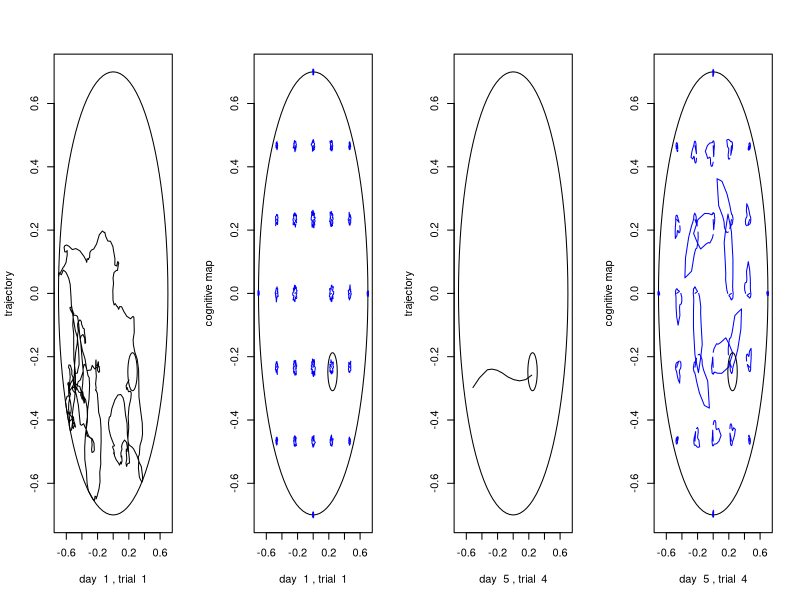

R code for this plot:
run_trial <- function(weights0, Wmult, sigma_dc, sigma_ac, DC, Vdecay, ac_const, beta, etdecay, lrate, discf, noise, platform_x, platform_y, starting_x, starting_y, speed, wall_pun)
{
  # FIXED PARAMETERS OF THE EXPERIMENT
  
  pool_diameter <- 1.4 #Maze diameter in metres (m)
  platform_radius <- 0.06 #Platform radius
  
  N_dc <- 10 #Population of distance cells
  N_ac <- 36 #Population of action cells
  which <- 0
  
  dist <- 0
  wall_zone <- 0
  quadrants <- c(0,0,0,0) #Percentage spent on each quadrant
  
  weights <- weights0 #Initialize modifiable weights
  
  el_tr <- matrix(rep(0, N_dc*N_ac), nrow = N_dc) #Initialize eligibility traces matrix
  
  #Initialize trajectories
  track_x <- starting_x #Current position of trajectory is equal to the starting location of the animal
  track_y <- starting_y
  vel_x <- 0
  vel_y <- 0
  
  # NAVIGATION LOOP
  while ((track_x[length(track_x)] - platform_x)^2 + (track_y[length(track_y)] - platform_y)^2 > platform_radius^2)
  {
    weights <- weights*(1-noise) + matrix(runif(N_dc*N_ac), nrow = N_dc)*Wmult*noise
    
    #current distance to the wall
    dist.to.wall = pool_diameter/2-sqrt(track_x[length(track_x)]^2+track_y[length(track_y)]^2)
    
    #Calculate DC activation
    DC_activation <- rep(0, N_dc)
    for (i in 1:N_dc){
      DC_activation[i] <- exp(-(dist.to.wall -DC[i])^2/(2*sigma_dc^2))
    }
    
    #Calculate AC activation (i.e. value of the action, Q)
    if (length(track_x) > 1){
      prevQ <- AC_activation[which] #Displays the Q value before movement
    }
    
    AC_activation <- DC_activation %*% weights
    
    #Make an action
    ACsel <- AC_activation^beta
    ACsel <- ACsel / sum(ACsel)
    ASrand <- runif(1)
    which <- 1
    ASsum <- ACsel[1]
    while (which < N_ac && ASsum < ASrand){
      which <- which + 1
      ASsum <- ASsum + ACsel[which]
    }
    
    #Eligibility traces
    el_tr <- el_tr * etdecay
    
    for (j in 1:N_ac){
      itmp <- min(abs(j-which), N_ac-abs(j-which))
      actgaus <- exp(-(itmp*itmp)/(2*sigma_ac*sigma_ac))
      el_tr[,j] <- el_tr[,j] + actgaus*AC_activation[j]*t(t(DC_activation))
    }
    
    #moving direction
    # dir_x = 
    if(track_x[length(track_x)]>=0){
      central.angle = atan(track_y[length(track_y)]/(track_x[length(track_x)]))
    } else {
      central.angle = pi+atan(track_y[length(track_y)]/(track_x[length(track_x)]))
    }
    moving.dir = pi+central.angle+which/N_ac*2*pi
    
    
    
    vel_x = c(vel_x, (vel_x[length(vel_x)]+ac_const*cos(moving.dir))*Vdecay)
    vel_y = c(vel_y, (vel_y[length(vel_y)]+ac_const*sin(moving.dir))*Vdecay)
    #velocity per time step (not second)
    track_x = c(track_x, track_x[length(track_x)]+vel_x[length(vel_x)])
    track_y = c(track_y, track_y[length(track_y)]+vel_y[length(vel_y)])
    
    #Check if not out of bounds, reset location & speed if so
    if (track_x[length(track_x)]^2 + track_y[length(track_y)]^2 > (pool_diameter/2)^2)
    {
      ratio = (track_x[length(track_x)]^2 + track_y[length(track_y)]^2)/((pool_diameter/2)^2)
      track_x[length(track_x)] = track_x[length(track_x)]/sqrt(ratio)
      track_y[length(track_y)] = track_y[length(track_y)]/sqrt(ratio)
      vel_x[length(vel_x)] = track_x[length(track_x)] - track_x[length(track_x)-1]
      vel_y[length(vel_y)] = track_y[length(track_y)] - track_y[length(track_y)-1]
    }
    
    
    if (length(track_x) > 2)
    { if ((track_x[length(track_x)]  - platform_x)^2 + (track_y[length(track_y)]  - platform_y)^2 < platform_radius^2)
    { rew = 10 } #found platform - reward
      else if (track_x[length(track_x)]^2+track_y[length(track_y)]^2 > (0.99*pool_diameter/2)^2)
      { rew = -wall_pun } #hit wall - punishment
      else
      { rew = 0 } #didn't find - no reward
      
      currQ = AC_activation[which]
      tderr = rew + discf*currQ - prevQ #temporal difference error
      weights = pmax(weights + lrate*tderr*el_tr, 0)
    }
    
    laststep = sqrt((track_x[length(track_x)]-track_x[length(track_x)-1])^2 + (track_y[length(track_y)]-track_y[length(track_y)-1])^2)
    dist = dist + laststep
    
    if (track_x[length(track_x)]^2 + track_y[length(track_y)]^2 > 0.8*(pool_diameter/2)^2)
    { wall_zone = wall_zone + 1 }
    else if (track_x[length(track_x)] > 0 && track_y[length(track_y)] > 0)
    { quadrants[1] = quadrants[1] + 1 }
    else if (track_x[length(track_x)] < 0 && track_y[length(track_y)] > 0)
    { quadrants[2] = quadrants[2] + 1 }
    else if (track_x[length(track_x)] < 0 && track_y[length(track_y)] < 0)
    { quadrants[3] = quadrants[3] + 1 }
    else
    { quadrants[4] = quadrants[4] + 1 }
    
    if (length(track_x) > 100) # evaluate latency only after 100+ steps to be accurate
    { speed_ts = mean(sqrt((vel_x[-1]^2+vel_y[-1]^2))) # speed in meters/time step
    latency = (length(track_x)-1) * speed_ts / speed # convert to seconds
    if (latency > 60) # if more than a minute, stop
    { break }
    }
    
  }
  
  latency <- length(track_x)-1 # latency in time steps
  wall_zone <- wall_zone/latency
  quadrants <- quadrants/latency
  speed_ts <- mean(sqrt((vel_x[-1]^2+vel_y[-1]^2))) # speed in meters/time step
  
  latency <- latency * speed_ts / speed # latency in seconds
  return(list(weights, track_x, track_y, vel_x, vel_y, dist, wall_zone, quadrants, latency))
}


N_dc <- 10 #Population of distance cells [100..300]
N_ac <- 36 #Population of action cells [25..50]

plot_trajectories <- 1 #yes - 1, no - 0
plot_cognitive_maps <- 1 #yes - 1, no - 0
pln <- plot_trajectories + plot_cognitive_maps
Nruns <- 1 #how many runs to run if not plotting anything
variable_platform <- 0 #the platform is variable - 1, the platform is fixed - 0

pool_diameter <- 1.4 #Maze diameter (\phi) in metres (m)
platform_radius <- 0.06 #Platform radius (m)
sigma_dc <- 0.1 #place cell sigma (standard deviation), in meters [0.05..0.2]
sigma_ac <- 2 #action cell sigma (standard deviation), in action cells [1..3]

etdecay <- 0.83 #Eligibility trace decay (lambda) [0.75..0.95] LESS THAN GAMMA!
beta <- 6 #Exploration-exploitation factor (\beta) [0.5..12]
alpha <- 0.01 #Learning rate (\alpha) [0.005..0.02]
gamma <- 0.85 #Discount factor (\gamma) [0.75..0.95]

Vdecay <- 0.82 #velocity decay [0.75..0.95]
ac_const <- 0.02 #acceleration const [0.01..0.03]
Wnoise <- 0.0004 #Weight noise [0.0001..0.0007]
Wmult <- 0.1 #Weight multiplier [0.05..0.15]
hitwall <- 0.5 #punishment for hitting the wall [0..1]
speed <- 0.175 #mouse speed (m/s) [0.1..0.25]

set.seed(1)

Ntrials <- 4 #number of trials per day
Ndays <- 5 #number of days


#performance measures to compute: latency, distance, time in target quadrant, opposite quadrant, and wall zone
if (pln > 0.5) #if any plots
{ PMs <- array(rep(0,5*Ndays*Ntrials), c(5,Ndays,Ntrials))
} else {
  PMs <- array(rep(0,5*Ndays*Ntrials*Nruns), c(5,Ndays,Ntrials,Nruns)) }
#multiple runs


#Platform coordinates:
platform_x <- cos(-pi/4)*pool_diameter/4 #x coordinate
platform_y <- sin(-pi/4)*pool_diameter/4 #y coordinate

#Starting locations of the modeled animal (4 different ones):
strad <- pool_diameter/2*0.85 #15% of maze radius to the wall
starting_xs <- strad * c(cos(pi/6), cos(pi/3), cos(7*pi/6), cos(4*pi/3)) #x coordinates
starting_ys <- strad * c(sin(pi/6), sin(pi/3), sin(7*pi/6), sin(4*pi/3)) #y coordinates

th <- (0:100)/50*pi #for plotting circles :)

if (pln > 0.5) {
  
#Generate initial weights
weights <- matrix(runif(N_dc*N_ac), nrow = N_dc)*Wmult

#Generate distance cells
DC <- rep(0,N_dc)

for (i in 1:N_dc) {
  #For each place cell:
  DC[i] <- runif(1)*(pool_diameter/2) #Random positions of distance cells

}

par(mfrow=c(1,4))


for (day in 1:Ndays) {
  idxs = sample(4) #randomly choose 4 starting locations
  for (trial in 1:Ntrials){
    if (variable_platform==1){ #the variable platform generation
      whichplatform=sample(c(1,-1),1)
      platform_x = platform_x*whichplatform
      platform_y = platform_y*whichplatform
    }
    
    
    idx <- idxs[trial] #take each location
    starting_x <- starting_xs[idx]
    starting_y <- starting_ys[idx]
    
    modresults <- run_trial (weights, Wmult, sigma_dc, sigma_ac, DC, Vdecay, ac_const, beta, etdecay, alpha, gamma, Wnoise, platform_x, platform_y, starting_x, starting_y, speed, hitwall)
    #run trial
    weights <- modresults[[1]]
    track_x <- modresults[[2]]
    track_y <- modresults[[3]]
    vel_x <- modresults[[4]]
    vel_y <- modresults[[5]]
    
    #        weights <- wres
    
    PMs[1,day,trial] <- modresults[[9]] #latency
    PMs[2,day,trial] <- modresults[[6]] #dist
    PMs[3,day,trial] <- modresults[[8]][4]*100 #target quadrant
    PMs[4,day,trial] <- modresults[[8]][2]*100 #opposite quadrant
    PMs[5,day,trial] <- modresults[[7]]*100 #wall zone
    #record performance measures
    
    if (plot_trajectories&((day==1&trial==1)|(day==5&trial==4)))
    {
      #plot the maze
      plot(pool_diameter/2*cos(th),pool_diameter/2*sin(th),type = "l", xlab = paste("day ",day,", trial ",trial), ylab = "trajectory")
      #plot the trajectory
      lines(track_x, track_y, type = "l")
      #plot the platform
      lines(platform_x+platform_radius*cos(th),platform_y+platform_radius*sin(th),type = "l")
    }
    
    if (plot_cognitive_maps&((day==1&trial==1)|(day==5&trial==4))){
      #plot the maze
      plot(pool_diameter/2*cos(th),pool_diameter/2*sin(th),type = "l",xlab = paste("day ",day,", trial ",trial), ylab = "cognitive map")
      #plot the cognitive map
      for (x in (-3:3)*(pool_diameter/6)){
        for (y in (-3:3)*(pool_diameter/6)){
          if (x^2 + y^2 <= (pool_diameter/2)^2){
            x2 = x
            y2 = y
            dist.to.wall = pool_diameter/2-sqrt(x2^2+y2^2)
            for (k in 1:N_ac){
              DC_activation <- rep(0,N_dc)
              for (i in 1:N_dc){
                DC_activation[i] <- exp(-(dist.to.wall -DC[i])^2/(2*sigma_dc^2))
              }
              #Calculate AC activation (i.e. value of the action)
              AC_activation <- rep(0,N_ac)
              for (i in 1:N_ac){
                for (j in 1:N_dc){
                  AC_activation[i] <- AC_activation[i] + DC_activation[j]*weights[j,i]
                }
              }
              #direction of AC activation
              if(x>=0){
                central.angle = atan(y/x)
              } else {
                central.angle = pi+atan(y/x)
              }
              
              moving.dir = pi+central.angle+k/N_ac*2*pi
              
              x2 <- c(x2, x + (AC_activation[k]/10)*cos(moving.dir))
              y2 <- c(y2, y + (AC_activation[k]/10)*sin(moving.dir))
              #                 line([x x2],[y y2],'Color',[k/N_ac 0 1-k/N_ac])
            }
            lines(x2,y2,type = "l",col = "blue")
          }
        }
      }
      # plot the platform
      lines(platform_x+platform_radius*cos(th),platform_y+platform_radius*sin(th),type = "l")
    }
  }
}


}else {
  # run multiple times without plotting!
  
  for (reps in 1:Nruns){
    #Generate initial weights for each run
    weights <- matrix(runif(N_dc*N_ac), nrow = N_dc)*Wmult
    print(reps)
    #Generate distance cells for each run
    DC <- rep(0,N_dc) #1xN_dc matrix containing the each place cell
    for (i in 1:N_dc) {
      #For each place cell:
      # DC[i] <- runif(1)*(pool_diameter/2)#Random positions of distance cells
      DC[i] <- runif(1)*(pool_diameter)#Random positions of distance cells
    }
    
    for (day in 1:Ndays){
      idxs = sample(4)  #randomly choose 4 starting locations
      for (trial in 1:Ntrials){
        
        if (variable_platform==1){ #the variable platform generation
          whichplatform=sample(c(1,-1),1)
          platform_x = platform_x*whichplatform
          platform_y = platform_y*whichplatform
        }
        
        idx <- idxs[trial] #take each location
        starting_x <- starting_xs[idx]
        starting_y <- starting_ys[idx]
        
        modresults <- run_trial (weights, Wmult, sigma_dc, sigma_ac, DC, Vdecay, ac_const, beta, etdecay, alpha, gamma, Wnoise, platform_x, platform_y, starting_x, starting_y, speed, hitwall)
        #run trial
        weights <- modresults[[1]]
        
        PMs[1,day,trial,reps] <- modresults[[9]] #latency
        PMs[2,day,trial,reps] <- modresults[[6]] #dist
        PMs[3,day,trial,reps] <- modresults[[8]][4]*100 #target quadrant
        PMs[4,day,trial,reps] <- modresults[[8]][2]*100 #opposite quadrant
        PMs[5,day,trial,reps] <- modresults[[7]]*100 #wall zone
        #record performance measures
      }
    }
  }
}

